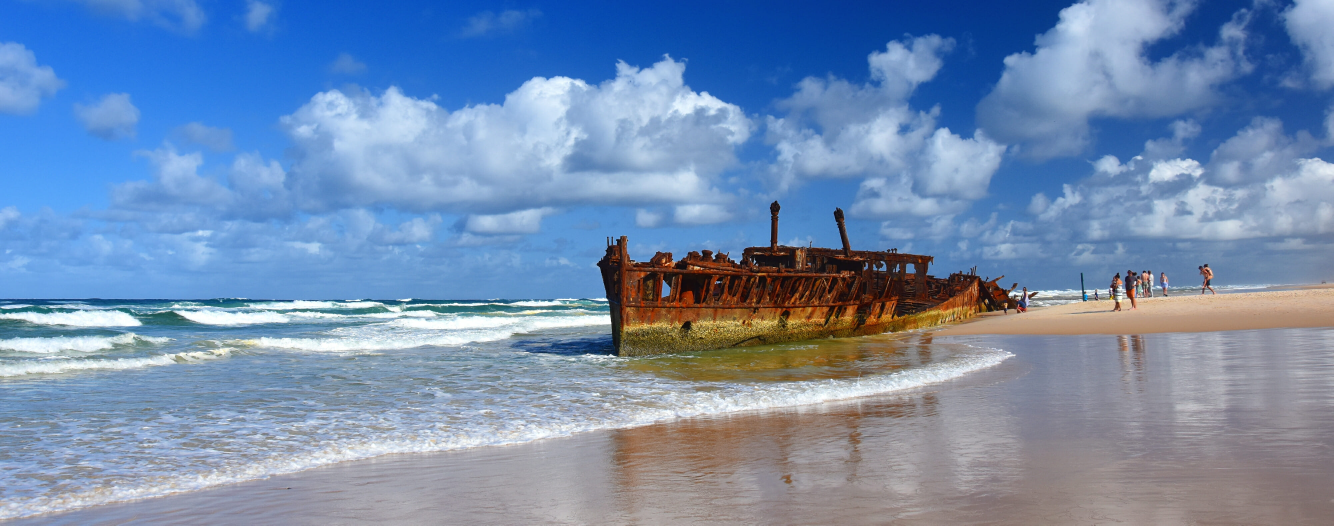
#> input picture frontend/src/03.jpg, 4000 x 1576 px (shown at 1/3 size)
$ python -i removeBg_line_new.py   (imports and definitions only)   (Python 2 division)
#> lines starting #> are read from the running program, lines starting #| are printed output that depends on the picture
from __future__ import print_function
import numpy as np
import cv2
import sys
import json
import os


def mse(imageA, imageB):

    err = np.sum((imageA.astype("float") - imageB.astype("float")) ** 2)

    err /= float(imageA.shape[0] * imageA.shape[1])

    return err


def removeBg_line(data):
    save_dir = "/Users/sakura/Desktop/Argus 1.21/Argus_1.21_Back_end/bg_images/"

    image_path = data["imagepath"]
    head, tail = os.path.split(image_path)
    img = cv2.imread(image_path)

    mask_original = cv2.imread(
        '/Users/sakura/Desktop/Argus 1.21/Argus_1.21_Back_end/bg_images/mask/' + tail, cv2.IMREAD_GRAYSCALE)
    # [11 lines of commented-out code are left out]
    if (os.path.isfile('/Users/sakura/Desktop/Argus 1.21/Argus_1.21_Back_end/bg_images/mask/temp_' + tail)) == False:
        img2 = img.copy()
        mask_flag0 = mask_original

        cv2.imwrite(save_dir+'/mask/temp_'+tail, mask_original)
        cv2.imwrite(save_dir+'/mask/org_'+tail, mask_original)
        mask_flag0 = cv2.resize(
            mask_flag0, (img.shape[1], img.shape[0]))
        output = cv2.bitwise_and(img2, img2, mask=mask_flag0)
        cv2.imwrite(save_dir+'/bg_path/org_'+tail, output)

    flag = data["flag"]
    if flag == 0:
        img2 = img.copy()                               # a copy of original image
        # mask initialized to PR_BG
        mask = cv2.imread(
            '/Users/sakura/Desktop/Argus 1.21/Argus_1.21_Back_end/bg_images/mask/temp_' + tail)
        mask = cv2.resize(
            mask, (img.shape[1], img.shape[0]))
        rect = data["backGround"]
        rect1 = data["foreGround"]
        # output image to be shown
        output = np.zeros(img.shape, np.uint8)
        bgdmodel = np.zeros((1, 65), np.float64)
        fgdmodel = np.zeros((1, 65), np.float64)

        mask2 = np.zeros(img.shape[:2], dtype=np.uint8)
        mask3 = np.zeros(img.shape[:2], dtype=np.uint8)

        if len(rect) >= 1:
            for point in rect:
                cv2.circle(mask2, tuple(point), 10, (255, 255, 255), -1)
            mask_1 = np.where((mask2 > 10), 1, 0).astype('uint8')
        else:
            mask_1 = np.zeros(img.shape[:2], dtype=np.uint8)
        if mask_1.ndim == 2:
            mask_1 = np.expand_dims(mask_1, axis=2)
        if len(rect1) >= 1:
            for point in rect1:
                cv2.circle(mask3, tuple(point), 10, (255, 255, 255), -1)
            mask3 = np.where((mask3 > 10), 1, 0).astype('uint8')

        if mask3.ndim == 2:
            mask3 = np.expand_dims(mask3, axis=2)

        final_mask = np.where((mask_1 == 1), 0, mask).astype('uint8')
        final_mask = np.where((mask3 == 1), 1, final_mask).astype('uint8')

        mask1 = np.array(final_mask[:, :, 2])
        cv2.grabCut(img2, mask1, None, bgdmodel,
                    fgdmodel, 1, cv2.GC_INIT_WITH_MASK)
        mask4 = np.where((mask1 == 1) + (mask1 == 3), 255, 0).astype('uint8')
        output = cv2.bitwise_and(img2, img2, mask=mask4)
        cv2.imwrite(save_dir+'/bg_path/'+tail, output)
        cv2.imwrite(save_dir+'/mask/temp_'+tail, mask1)  # corrosion detected
        # original    return output, mask2

        # cv2.moveWindow('input', img.shape[1]+10, 90)
    if flag == 1:
        img2 = img.copy()

        mask = cv2.imread(
            '/Users/sakura/Desktop/Argus 1.21/Argus_1.21_Back_end/bg_images/mask/org_' + tail, cv2.IMREAD_GRAYSCALE)

        mask = cv2.resize(mask, (img.shape[1], img.shape[0]))
        # mask = np.squeeze(mask, axis=0)

        mask.astype(np.uint8)
        cv2.imwrite(save_dir+'/mask/'+tail, mask)
        output = cv2.bitwise_and(img2, img2, mask=mask)
        cv2.imwrite(save_dir+'/bg_path/'+tail, output)
    if flag == 2:
        img2 = img.copy()
        mask1 = np.zeros(img.shape[:2], dtype=np.uint8)

        cv2.imwrite(save_dir+'/mask/'+tail, mask1)
        output = cv2.bitwise_and(img2, img2, mask=mask1)
        cv2.imwrite(save_dir+'/bg_path/'+tail, output)


# [10 lines not run here, left out]

>>> import cv2
>>> picture = cv2.imread('../../frontend/src/03.jpg', cv2.IMREAD_GRAYSCALE)
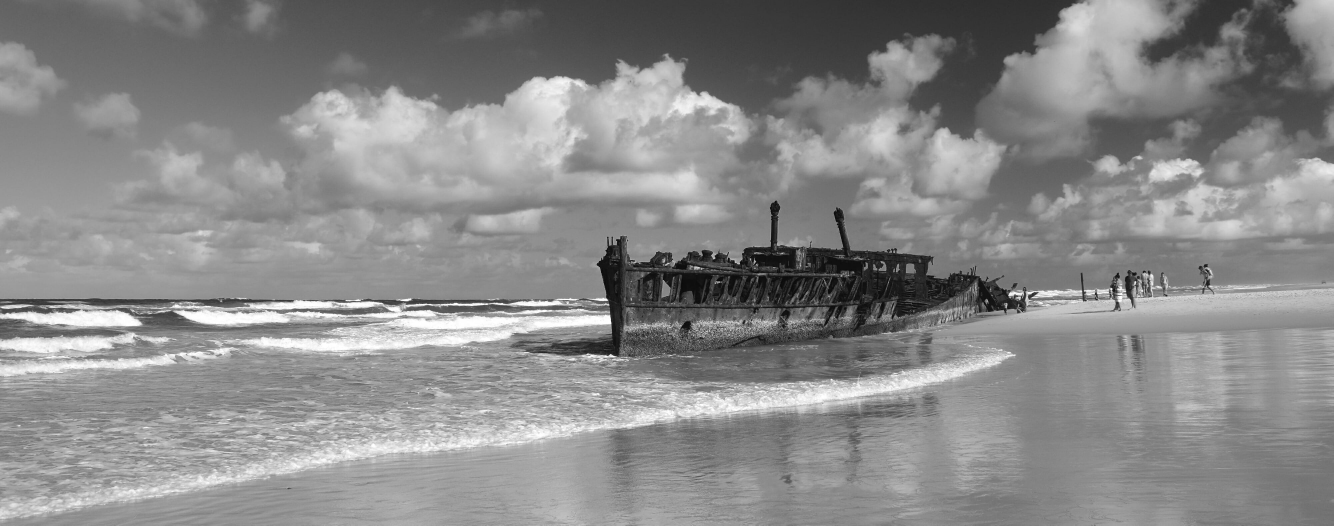
#> picture: shape (1576, 4000) (shown at 1/3 size); min 0, max 255, mean 137.2
#> (the run stopped early here; a loop or call above may not have finished)

$ run again, on frontend/src/04.jpg
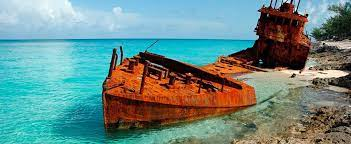
#> input picture frontend/src/04.jpg, 351 x 144 px
#> `picture = cv2.imread('../../frontend/src/03.jpg', cv2.IMREAD_GRAYSCALE)`:
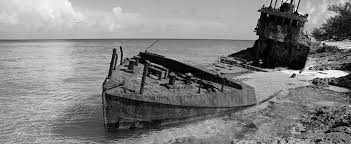
#> picture: shape (144, 351); min 0, max 255, mean 128.4

$ run again, on frontend/src/q03.jpg
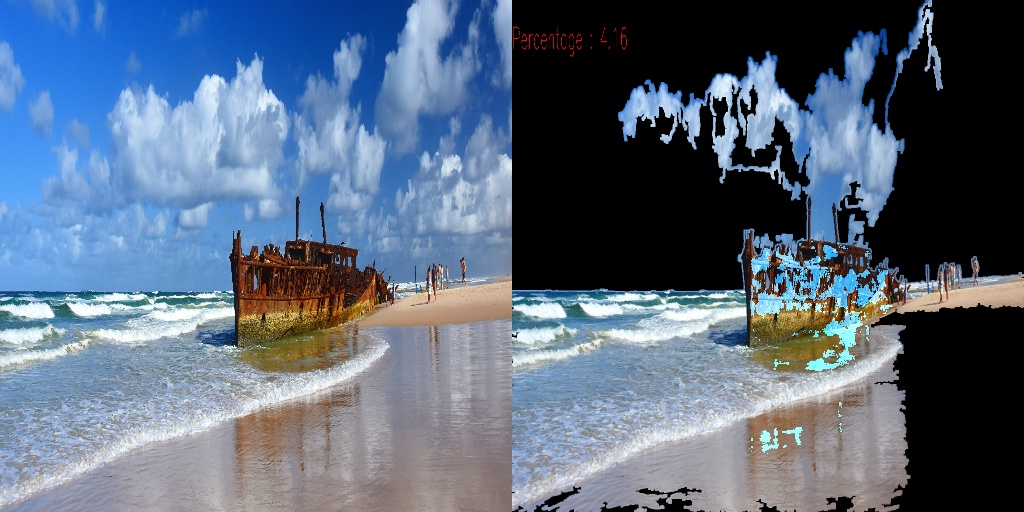
#> input picture frontend/src/q03.jpg, 1024 x 512 px
#> `picture = cv2.imread('../../frontend/src/03.jpg', cv2.IMREAD_GRAYSCALE)`:
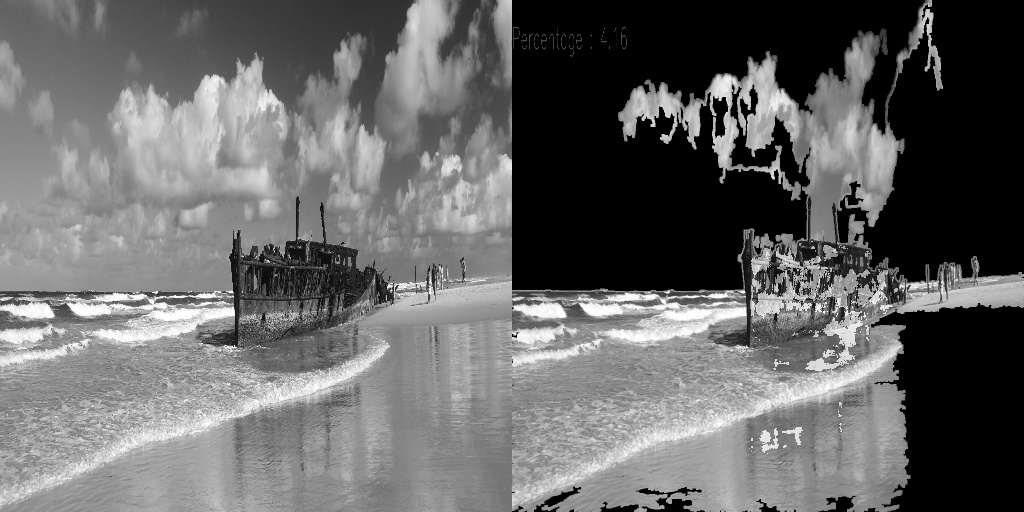
#> picture: shape (512, 1024); min 0, max 255, mean 103.3

$ run again, on frontend/src/q04.jpg
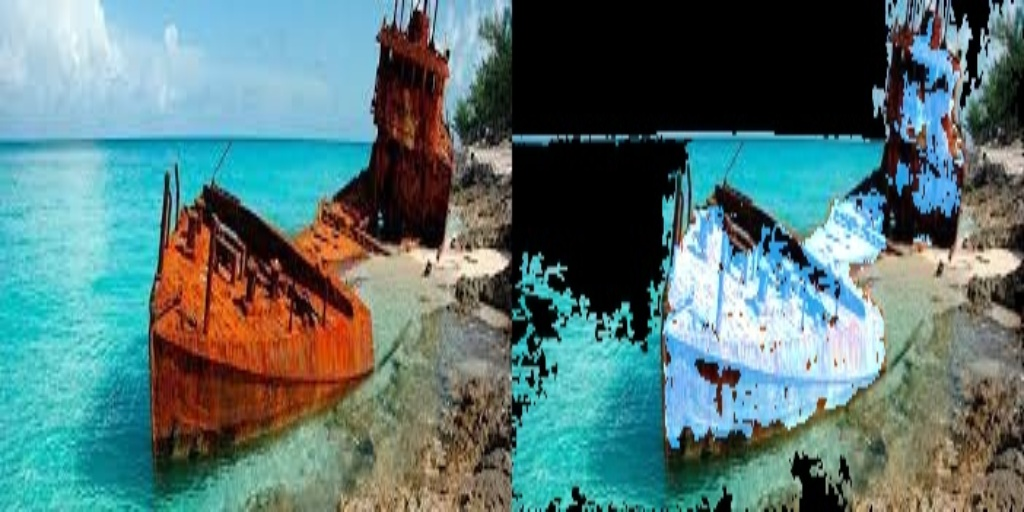
#> input picture frontend/src/q04.jpg, 1024 x 512 px
#> `picture = cv2.imread('../../frontend/src/03.jpg', cv2.IMREAD_GRAYSCALE)`:
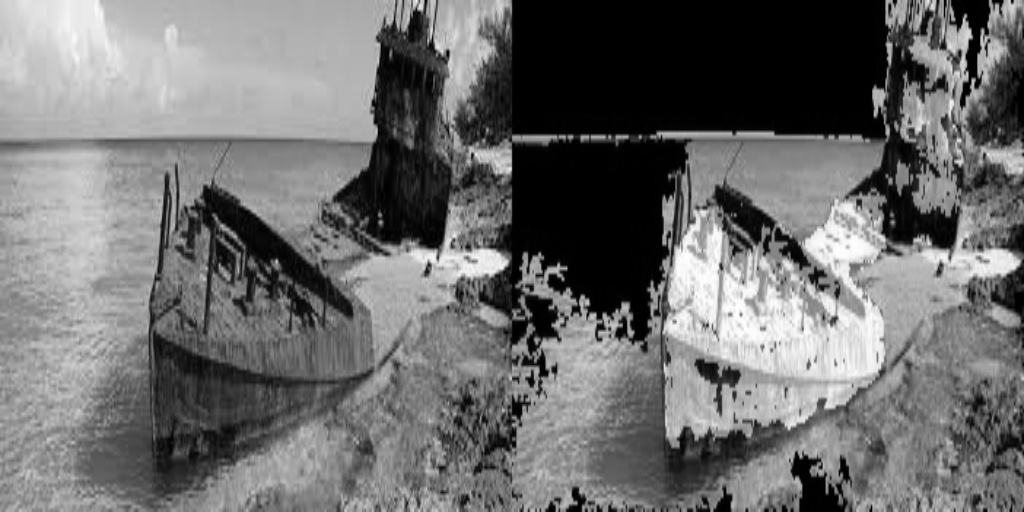
#> picture: shape (512, 1024); min 0, max 255, mean 110.2
